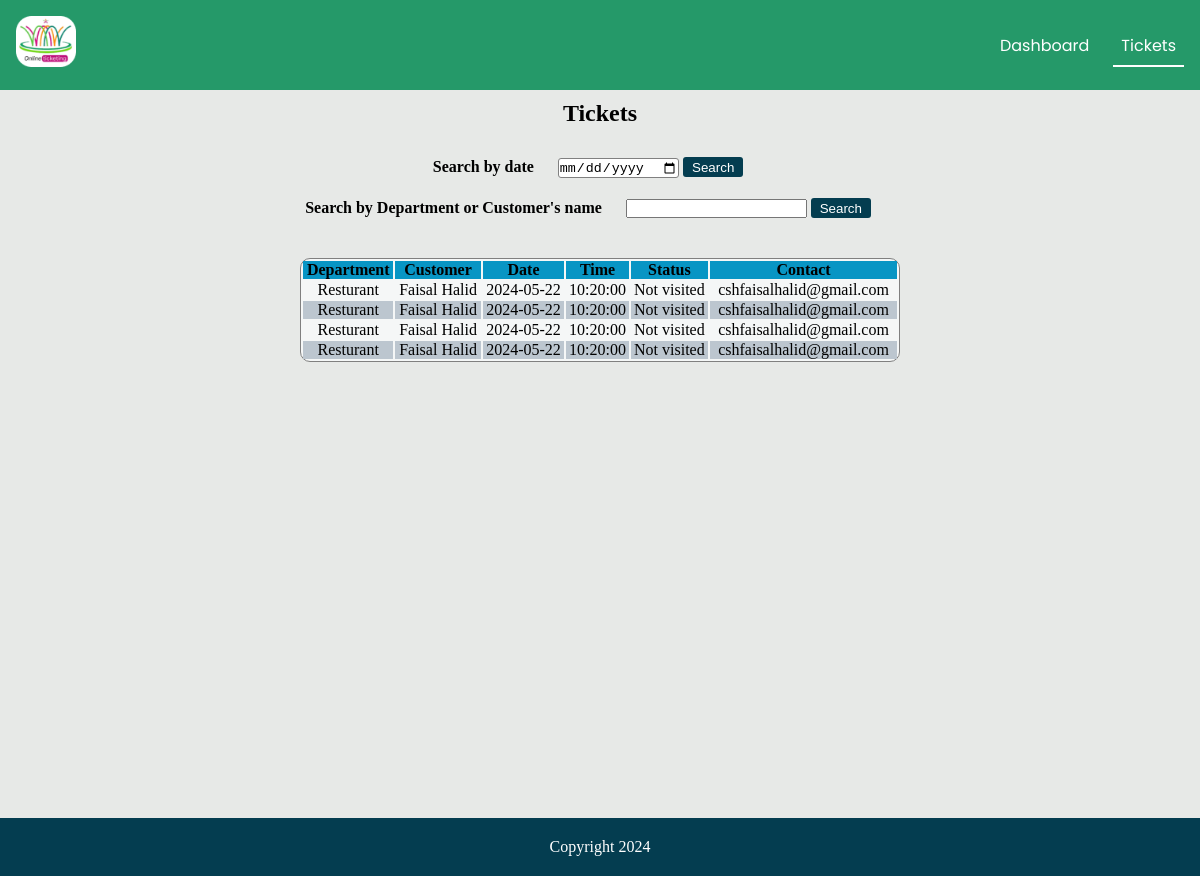
Page /bookings.php?date=2024-05-22 (signed in) on the committed database.
### tables this page shows
CREATE TABLE `booking` (
  `department` varchar(40) DEFAULT NULL,
  `Customer` varchar(50) DEFAULT NULL,
  `Date` date DEFAULT NULL,
  `Time` time DEFAULT NULL,
  `status` varchar(15) DEFAULT NULL,
  `contact` varchar(40) DEFAULT NULL
);

### bookings.php (the view, shortened to what this page needs)
<?php
    include 'connection.php';
       if(isset($_GET['date'])){
        $date = $_GET['date'];
          $SELECT = "SELECT *FROM booking where date = '$date'";
       }
       $query = mysqli_query($connection, $SELECT);
       ?>
<!DOCTYPE html>
<html lang="en">
  <head>
    <link
      rel="stylesheet"
      href="https://cdnjs.cloudflare.com/ajax/libs/font-awesome/6.4.0/css/all.min.css"
    />
    <link rel="stylesheet" href="./css/tickets.css" />
  </head>
  <body>
    <nav>
      <a href="#home" id="logo"><img src="./images/logo.png"></a>
      <ul>
        <li>
          <a href="dashboard.php" >Dashboard</a>
        </li>
        <li>
            <a href="tickets.html" class="active">Tickets</a>
          </li>
      </ul>
    </nav>
    <h2 id="h11">Tickets</h2>
   <div class="query">
        <form action="#" method="get">
            <a for="date">Search by date</a>
            <input type="date" name="date" id="date" required>
            <button name="view" type="submit">Search</button>
        </form>
        <form action="#" method="get">
            <a for="date">Search by Department or Customer's name</a>
            <input type="text" name="name" id="date" required>
            <button name="view2" type="submit">Search</button>
        </form>
    </div>
    <div class="tablediv">
        <table>
        <tr>
            <th>Department</th>
            <th>Customer</th>
            <th>Date </th>
            <th>Time</th>
            <th>Status </th>
            <th>Contact</th>
        </tr>
        <?php
          while($res = mysqli_fetch_assoc($query)){
            echo '
                <tr>
                      <td>'.$res['department'].'</td>
                      <td>'.$res['Customer'].'</td>
                      <td>'.$res['Date'].'</td>
                      <td>'.$res['Time'].'</td>
                      <td>'.$res['status'].'</td>
                      <td>'.$res['contact'].'</td>
                  </tr>
                ';
          }
        ?>
    </table>
    </div>
    <footer>
        <p>Copyright 2024</p>
    </footer>
  </body>
</html>

### css/tickets.css (style rules this page uses)
* { padding: 0; margin: 0; box-sizing: border-box; }
body { background-color: #e7e9e7; }
nav { font-family: "Poppins", sans-serif; display: flex; align-items: center; justify-content: space-between; background-color: #259969; padding: 1em; }
form { margin: 10px auto; }
nav a { text-decoration: none; text-transform: capitalize; color: #ffffff; }
#logo img { width:60px; }
ul { list-style: none; display: flex; gap: 1em; }
ul a { padding: 0.5em; }
.active { border-bottom: 2px solid #ffffff; }
#h11 { text-align: center; margin-top: 10px; margin-bottom: 10px; }
.tablediv { min-height: 70vh; }
table { width: 50%; text-align: center; border: 0.3px solid gray; margin: auto; border-radius: 10px; background-color: #f5f7f7; }
table th { background-color: #0895c4; }
table tr:nth-child(odd) { background-color: rgb(188, 198, 207); }
.query { width:98%; display: flex; align-items: center; justify-content: center; margin-bottom: 20px; padding:10px; flex-direction: column; }
.query a { font-weight: bold; margin-right: 20px; }
.query input[type='date'] { border-radius: 3px; border: 0.5px solid gray; height: 20px; }
.query button { border: none; background-color: #043d50; color: white; border-radius: 3px; width:60px; height: 20px; }
footer { background-color: #043d50; padding: 20px; display: flex; justify-content: center; align-items: center; color: #ffffff; }

### rows in the picture
booking: department "Resturant", Customer "Faisal Halid", Date "2024-05-22", Time "10:20:00", status "Not visited", contact "cshfaisalhalid@gmail.com"
booking: department "Resturant", Customer "Faisal Halid", Date "2024-05-22", Time "10:20:00", status "Not visited", contact "cshfaisalhalid@gmail.com"
booking: department "Resturant", Customer "Faisal Halid", Date "2024-05-22", Time "10:20:00", status "Not visited", contact "cshfaisalhalid@gmail.com"
booking: department "Resturant", Customer "Faisal Halid", Date "2024-05-22", Time "10:20:00", status "Not visited", contact "cshfaisalhalid@gmail.com"
